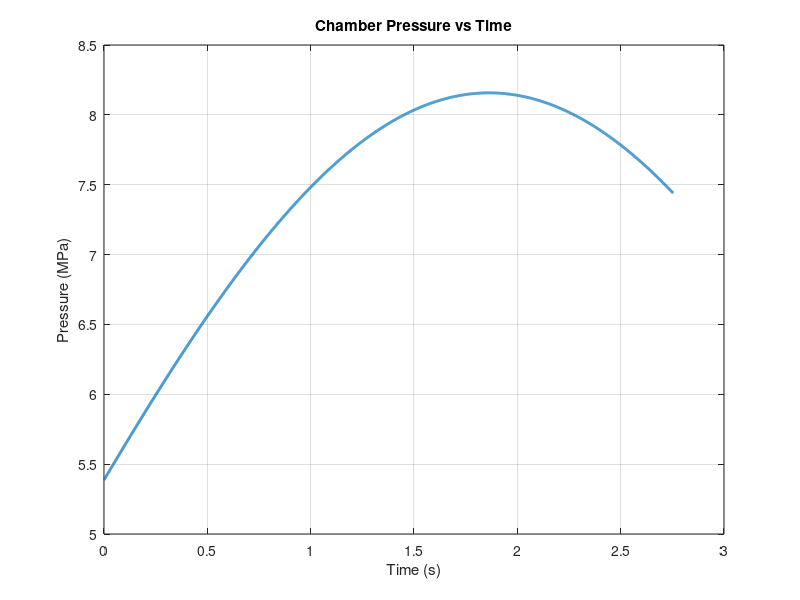
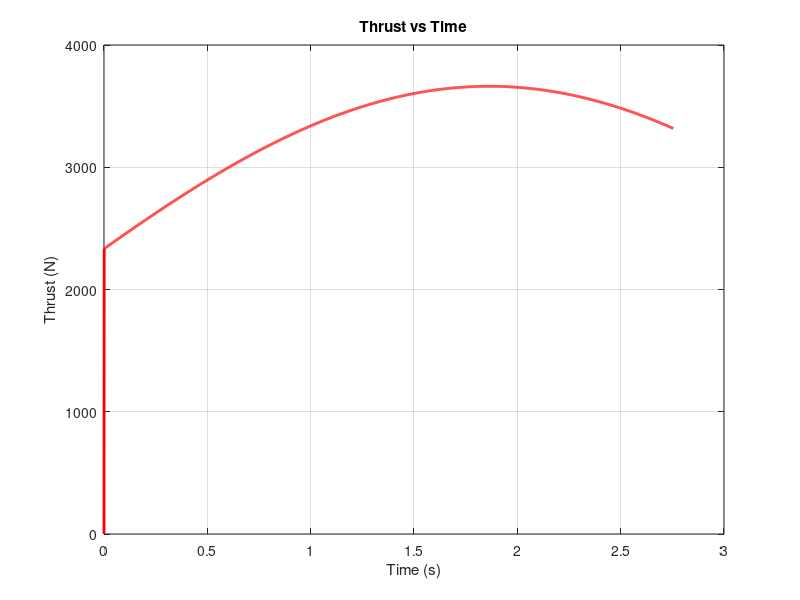
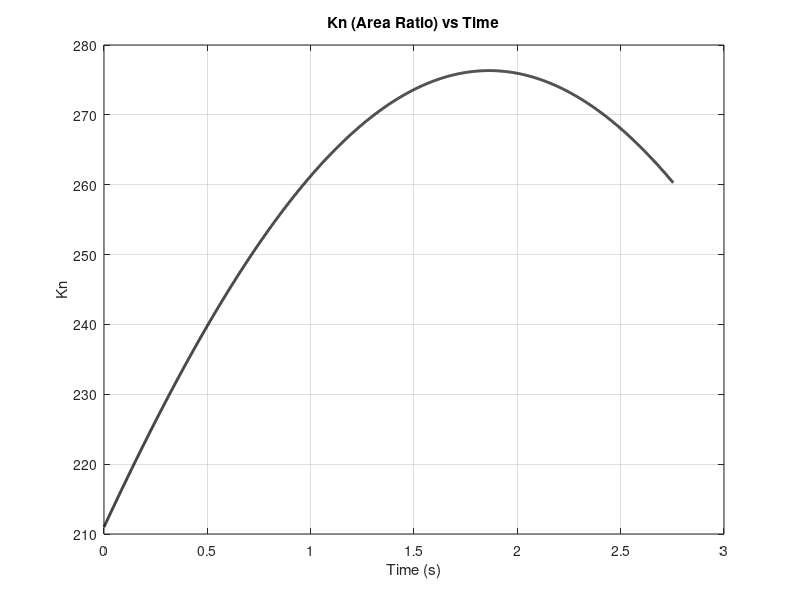

The MATLAB script that drew these images, in order:
% openMotor BATES Grain Simulation in MATLAB
% Analytical 0D Internal Ballistics Simulator

clear; clc; close all;

%% Configuration & Constants
% Constants
R_gas = 8.31446261815324; % Universal gas constant, J/(mol*K)
atm_pres = 101325; % Ambient pressure, Pa

% Simulation Settings
dt = 0.001; % Timestep, seconds
burnout_web_thres = 0.0001; % Web burnout threshold, m
burnout_thrust_thres = 0.1; % Thrust burnout threshold, N

%% Inputs
% Propellant Properties
prop.density = 1600; % kg/m^3 (approximate value for APCP)
prop.a = 5e-5; % Burn rate coefficient, m/(s*Pa^n)
prop.n = 0.35; % Burn rate exponent
prop.gamma = 1.2; % Specific Heat Ratio (k)
prop.t = 2500; % Combustion Temperature, K
prop.m = 25e-3; % Exhaust Molar Mass, kg/mol (25 g/mol)

% Nozzle Geometry
nozzle.throat_dia = 0.02; % m
nozzle.exit_dia = 0.06; % m
nozzle.efficiency = 0.95;
nozzle.div_angle = 15; % Divergence half-angle, degrees
nozzle.conv_angle = 30; % Convergence half-angle, degrees
nozzle.throat_length = 0.02; % m
nozzle.slag_coeff = 0; % (m*Pa)/s
nozzle.erosion_coeff = 0; % m/(s*Pa)

% Grain Geometry (BATES)
grain.outer_dia = 0.1; % m
grain.core_dia = 0.03; % m
grain.length = 0.2; % m
grain.num_grains = 2;

%% Pre-calculations
nozzle_throat_area_initial = pi * (nozzle.throat_dia / 2)^2;
nozzle_exit_area = pi * (nozzle.exit_dia / 2)^2;
nozzle_expansion_ratio = nozzle_exit_area / nozzle_throat_area_initial;
grain.web = (grain.outer_dia - grain.core_dia) / 2;
total_motor_volume = grain.num_grains * (pi * (grain.outer_dia / 2)^2 * grain.length);

% Calculate Nozzle Losses
divAngleRad = nozzle.div_angle * pi / 180;
divLoss = (1 + cos(divAngleRad)) / 2;
throatAspect = nozzle.throat_length / nozzle.throat_dia;
if throatAspect > 0.45
    throatLoss = 0.95;
else
    throatLoss = 0.99 - (0.0333 * throatAspect);
end
skinLoss = 0.99;
nozzle_adjusted_eff = divLoss * throatLoss * nozzle.efficiency;

%% Helper Functions

% Pressure from Kn
calc_ideal_pressure = @(kn, prop, R_gas) ...
    ((kn * prop.density * prop.a) / ...
    (sqrt(prop.gamma / ((R_gas / prop.m) * prop.t)) * sqrt((2 / (prop.gamma + 1)) ^ ((prop.gamma + 1) / (prop.gamma - 1))))) ...
    ^ (1 / (1 - prop.n));

% Calculate Exit Pressure (Newton-Raphson approximation for Expansion Ratio)
% A/A* = (1/M) * [(2/(k+1)) * (1 + (k-1)/2 * M^2)]^((k+1)/(2*(k-1)))
% We use fsolve in openMotor, here we use an iterative approach or fzero
% Alternatively, using a more straightforward isentropic function to find Pe/Pc given Area Ratio
function Pe = calc_exit_pressure(Pc, eps, gamma)
    % Solves for Exit Pressure
    % eRatioFromPRatio = (((k+1)/2)^(1/(k-1))) * (pRatio ^ (1/k)) * ((((k+1)/(k-1))*(1-(pRatio^((k-1)/k))))^0.5);
    % We want eRatioFromPRatio(PR) = eps -> f(PR) = 0
    func = @(PR) ((((gamma+1)/2)^(1/(gamma-1))) * (PR .^ (1/gamma)) .* sqrt(((gamma+1)/(gamma-1)).*(1-(PR.^((gamma-1)/gamma))))) - 1/eps;

    % Initial guess for supersonic flow (PR = Pe/Pc is small)
    PR_guess = 0.05;
    options = optimset('Display', 'off');
    PR = fzero(func, PR_guess, options);
    Pe = PR * Pc;
end

% BATES Grain geometry calculations
function [SA, vol, free_vol, is_web_left] = calc_bates_geom(reg, grain, burnout_thres)
    is_web_left = (grain.web - reg) > burnout_thres;
    if ~is_web_left
        SA = 0;
        vol = 0;
        free_vol = pi * (grain.outer_dia / 2)^2 * grain.length;
        return;
    end

    current_length = grain.length - (2 * reg);
    if current_length <= 0
        SA = 0;
        vol = 0;
        free_vol = pi * (grain.outer_dia / 2)^2 * grain.length;
        return;
    end

    current_core_rad = (grain.core_dia / 2) + reg;
    outer_rad = grain.outer_dia / 2;

    % End areas (2 faces)
    face_area = pi * (outer_rad^2 - current_core_rad^2);

    % Core surface area
    core_SA = 2 * pi * current_core_rad * current_length;

    % Total surface area
    SA = (2 * face_area) + core_SA;

    % Volume of propellant
    vol = face_area * current_length;

    % Free volume (chamber volume minus propellant volume)
    total_grain_vol = pi * (grain.outer_dia / 2)^2 * grain.length;
    free_vol = total_grain_vol - vol;
end


%% Simulation Loop Setup
t = 0;
time_data = [0];
pressure_data = [];
thrust_data = [];
kn_data = [];
regression = 0;

dThroat = 0;
mass = 0;
for i = 1:grain.num_grains
    [~, v, ~, ~] = calc_bates_geom(0, grain, burnout_web_thres);
    mass = mass + (v * prop.density);
end
mass_data = [mass];

% Initial Calculations (t=0)
[total_SA, ~, ~, ~] = calc_bates_geom(0, grain, burnout_web_thres);
total_SA = total_SA * grain.num_grains;
throat_area = pi * ((nozzle.throat_dia + dThroat) / 2)^2;
Kn = total_SA / throat_area;
kn_data = [Kn];

Pc = calc_ideal_pressure(Kn, prop, R_gas);
pressure_data = [Pc];
thrust_data = [0];

%% Simulation Loop
while true
    % Regression for this step based on LAST step's pressure
    if Pc > 0
        burn_rate = prop.a * (Pc ^ prop.n);
    else
        burn_rate = 0;
    end
    regression = regression + (burn_rate * dt);

    % Check if all grains are burned out
    is_burning = false;
    total_SA = 0;
    current_mass = 0;

    for i = 1:grain.num_grains
        [SA, v, ~, is_web_left] = calc_bates_geom(regression, grain, burnout_web_thres);
        if is_web_left && SA > 0
            is_burning = true;
        end
        total_SA = total_SA + SA;
        current_mass = current_mass + (v * prop.density);
    end

    % If burnout occurred and pressure is practically zero, break
    if ~is_burning
        break;
    end

    % Calculate Throat Area (with erosion/slag - optional)
    if Pc == 0
        slagRate = 0;
    else
        slagRate = (1 / Pc) * nozzle.slag_coeff;
    end
    erosionRate = Pc * nozzle.erosion_coeff;
    dThroat = dThroat + dt * ((-2 * slagRate) + (2 * erosionRate));
    throat_area = pi * ((nozzle.throat_dia + dThroat) / 2)^2;

    % Update expansion ratio if throat area changes
    nozzle_expansion_ratio_current = nozzle_exit_area / throat_area;

    % Calculate Kn
    Kn = total_SA / throat_area;

    % Calculate Chamber Pressure
    Pc = calc_ideal_pressure(Kn, prop, R_gas);

    % Calculate Thrust
    if Pc > atm_pres
        Pe = calc_exit_pressure(Pc, nozzle_expansion_ratio_current, prop.gamma);

        % Ideal Thrust Coefficient
        term1 = (2 * (prop.gamma ^ 2)) / (prop.gamma - 1);
        term2 = (2 / (prop.gamma + 1)) ^ ((prop.gamma + 1) / (prop.gamma - 1));
        term3 = 1 - ((Pe / Pc) ^ ((prop.gamma - 1) / prop.gamma));
        momentumThrust = sqrt(term1 * term2 * term3);
        pressureThrust = ((Pe - atm_pres) * nozzle_exit_area) / (throat_area * Pc);
        C_f_ideal = momentumThrust + pressureThrust;

        % Adjusted Thrust Coefficient
        C_f_adj = nozzle_adjusted_eff * (skinLoss * C_f_ideal + (1 - skinLoss));

        Thrust = C_f_adj * throat_area * Pc;
    else
        Thrust = 0;
        Pc = 0; % No significant pressure below ambient for our simple model
    end
    Thrust = max(Thrust, 0);

    % Break if thrust goes below threshold on burnout (tail off usually simulated via mass conservation,
    % but for ideal 0D this is a valid end condition when burning area goes to 0)
    if ~is_burning && Thrust < burnout_thrust_thres
        break;
    end

    % Update Time
    t = t + dt;

    % Store Data
    time_data = [time_data, t];
    kn_data = [kn_data, Kn];
    pressure_data = [pressure_data, Pc];
    thrust_data = [thrust_data, Thrust];
    mass_data = [mass_data, current_mass];
end

%% Plotting Results

% Figure 1: Chamber Pressure over Time
figure('Name', 'openMotor BATES - Chamber Pressure');
plot(time_data, pressure_data / 1e6, 'LineWidth', 2);
title('Chamber Pressure vs Time');
xlabel('Time (s)');
ylabel('Pressure (MPa)');
grid on;

% Figure 2: Thrust over Time
figure('Name', 'openMotor BATES - Thrust');
plot(time_data, thrust_data, 'LineWidth', 2, 'Color', 'r');
title('Thrust vs Time');
xlabel('Time (s)');
ylabel('Thrust (N)');
grid on;

% Figure 3: Kn over Time
figure('Name', 'openMotor BATES - Kn');
plot(time_data, kn_data, 'LineWidth', 2, 'Color', 'k');
title('Kn (Area Ratio) vs Time');
xlabel('Time (s)');
ylabel('Kn');
grid on;

disp('Simulation completed successfully!');
